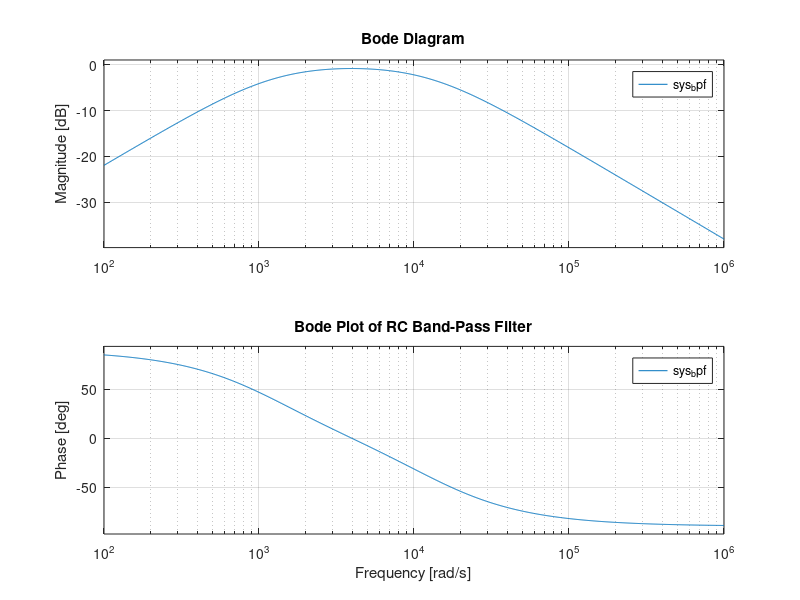
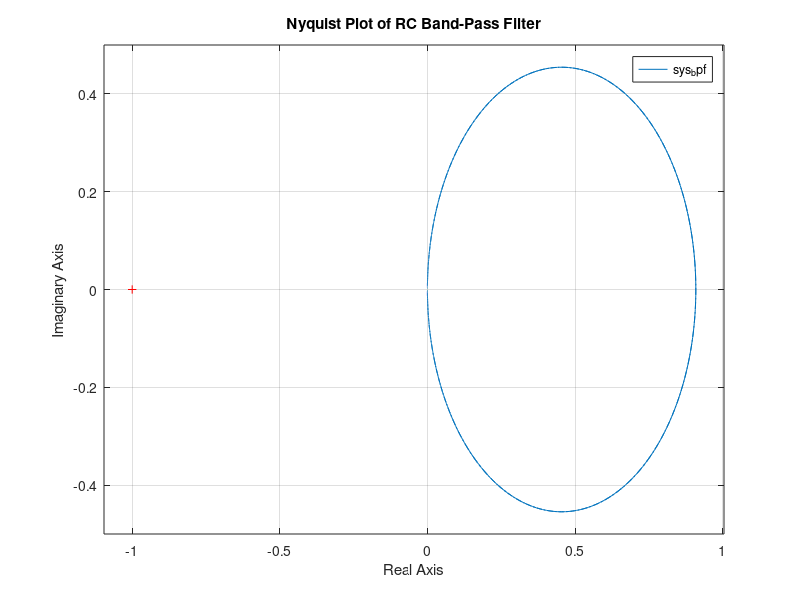

Reproduce these figures in MATLAB, in order.
% Component values for band-pass filter
R1 = 8e3; % 8 kOhms
C1 = 0.1e-6; % 0.1 uF
R2 = 8e3; % 8 kOhms
C2 = 0.01e-6; % 0.01 uF

% High-pass filter transfer function
num_hpf = [R1*C1, 0];
den_hpf = [R1*C1, 1];
sys_hpf = tf(num_hpf, den_hpf);

% Low-pass filter transfer function
num_lpf = 1;
den_lpf = [R2*C2, 1];
sys_lpf = tf(num_lpf, den_lpf);

% Band-pass filter is series combination of HPF and LPF
sys_bpf = series(sys_hpf, sys_lpf);

% Bode Plot of the Band-Pass Filter
figure;
bode(sys_bpf);
title('Bode Plot of RC Band-Pass Filter');
grid on;

% Nyquist Plot of the Band-Pass Filter
figure;
nyquist(sys_bpf);
title('Nyquist Plot of RC Band-Pass Filter');
grid on;

% Check stability of the Band-Pass Filter
[GM_bpf, PM_bpf, wcg_bpf, wcp_bpf] = margin(sys_bpf);
fprintf('Band-Pass Filter Stability Analysis:\n');
fprintf('  Gain Margin: %.2f dB\n', 20*log10(GM_bpf));
fprintf('  Phase Margin: %.2f degrees\n', PM_bpf);
fprintf('  Gain Crossover Frequency: %.2f rad/s\n', wcg_bpf);
fprintf('  Phase Crossover Frequency: %.2f rad/s\n', wcp_bpf);
